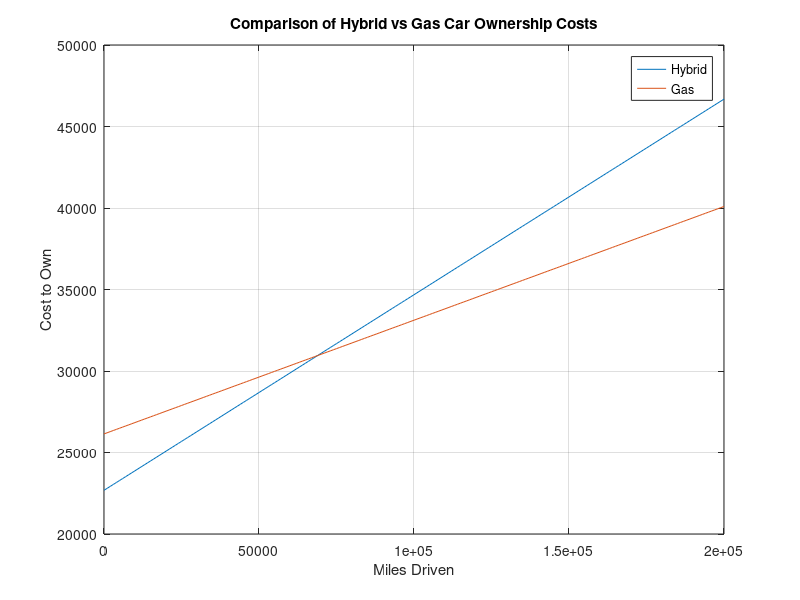

Write MATLAB code to recreate this figure. (Note: this script raises an error after producing the figure.)
%% Tyler Elvis 3/18/24 ENRG 108 
%% Lab 7

clc, clear 
format short, format compact 

%% Questions 

%Goal: plot and compare prices of Hybrid to gas cars 

%Assume “cost to own” = Purchase Cost + Gasoline Cost
%(a) Assume gas cost is $3.00 per gallon.
%(b) Find the "cost to own” as a function of the number of miles driven.
%Use 200,000 total miles for the calculations.
%(c) Plot the results on an x-y graph.
%The point where the 2 lines meet is the break-even point.
%(d) Use the ginput function to pick the break-even point off the graph.
%(e) Use the sprintf function to create a string identifying the break-even mileage point and use the
%result to create a text box annotation on the graph.
%(f) Position the text box using the gtext function
%The result should look similar to the plot below


%% work 
 

    Cost_Camery = 22680;
    Cost_hybrid = 26140;
    Camry_MPG = 25;
    Hybrid_MPG = 43;
    Gas_Cost = 3;
    Miles = 0:1000:200000;

 Total_cost_C = Miles/Camry_MPG*3+Cost_Camery;
 Total_Cost_H = Miles/Hybrid_MPG*3+Cost_hybrid;

plot(Miles,Total_cost_C, Miles, Total_Cost_H) 
    grid on 
    xlabel('Miles Driven');
    ylabel('Cost to Own');
    title('Comparison of Hybrid vs Gas Car Ownership Costs');
    legend('Hybrid', 'Gas');
  
A = ginput(1);
sprintf('Break Even Point Is %4.2f ',A)
gtext('position for break even point')

